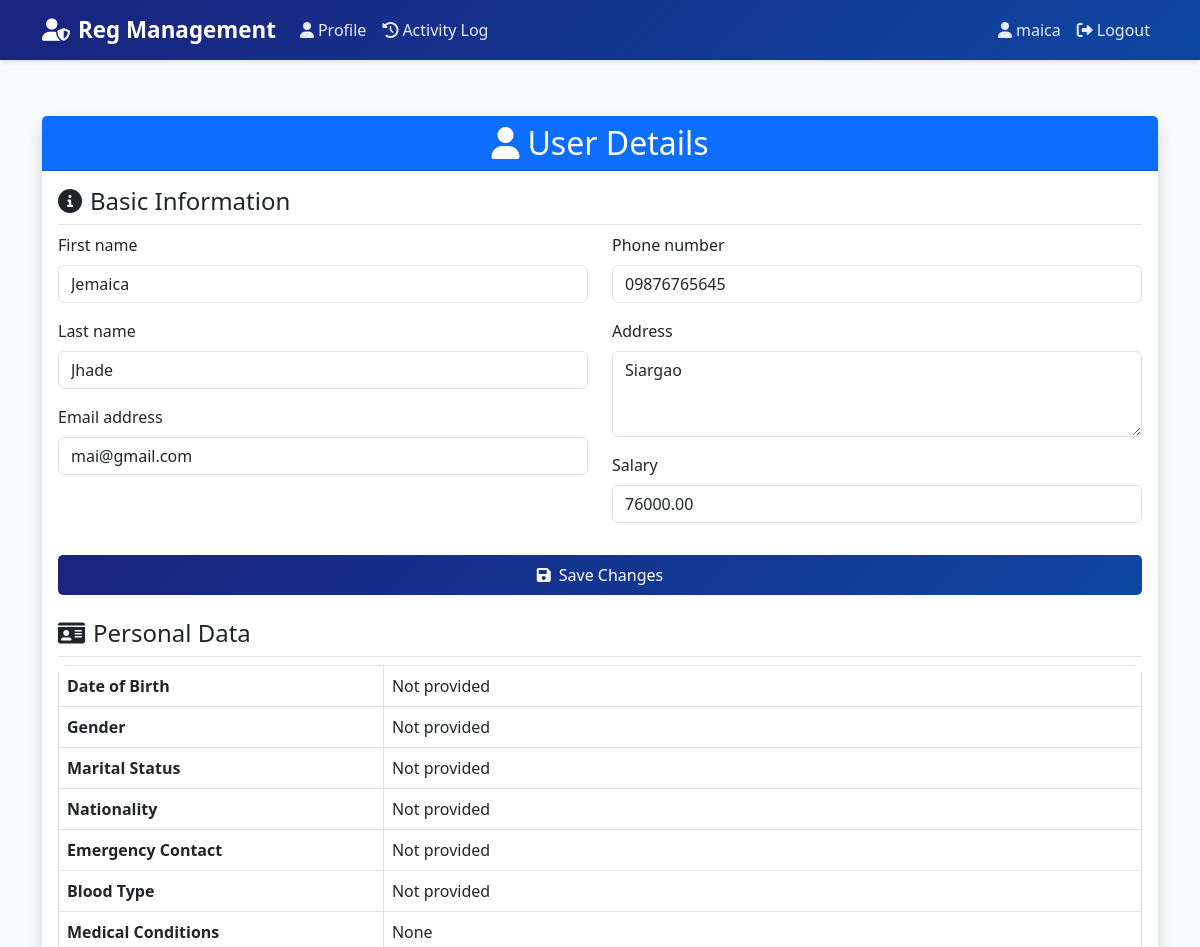
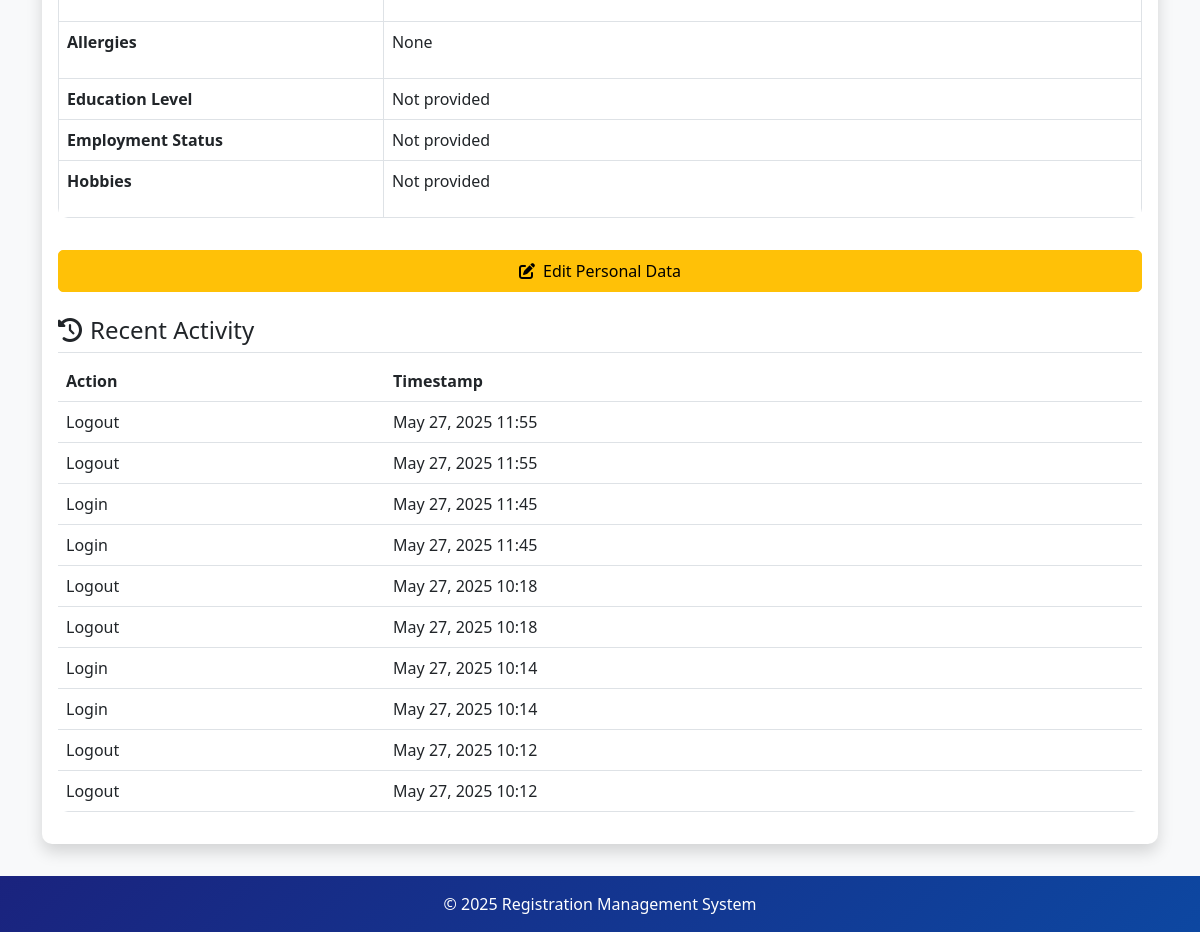
The app's page /users/8/ (signed in) with its own data (2 pictures, top to bottom).
### accounts/models.py (models this page shows, shortened)
class UserProfile(models.Model):
    USER_TYPE_CHOICES = [
        ('admin', 'Admin'),
        ('viewer', 'Viewer'),
    ]
    user = models.OneToOneField(User, on_delete=models.CASCADE, related_name='userprofile')
    id_number = models.CharField(max_length=20, unique=True, blank=True, null=True)
    user_type = models.CharField(max_length=10, choices=USER_TYPE_CHOICES, default='viewer')
    phone_number = models.CharField(max_length=20, blank=True, null=True)
    address = models.TextField(blank=True, null=True)
    salary = models.DecimalField(max_digits=10, decimal_places=2, null=True, blank=True)
    created_at = models.DateTimeField(auto_now_add=True)
    updated_at = models.DateTimeField(auto_now=True)
    @property
    def is_admin(self):
        return self.user_type == 'admin'

class PersonalData(models.Model):
    GENDER_CHOICES = [
        ('M', 'Male'),
        ('F', 'Female'),
        ('O', 'Other'),
    ]
    MARITAL_STATUS_CHOICES = [
        ('S', 'Single'),
        ('M', 'Married'),
        ('D', 'Divorced'),
        ('W', 'Widowed'),
    ]
    user = models.OneToOneField(User, on_delete=models.CASCADE, related_name='personal_data')
    date_of_birth = models.DateField(null=True, blank=True)
    age = models.IntegerField(null=True, blank=True)
    email = models.EmailField(null=True, blank=True)
    gender = models.CharField(max_length=10, choices=GENDER_CHOICES, null=True, blank=True)
    marital_status = models.CharField(max_length=20, choices=MARITAL_STATUS_CHOICES, null=True, blank=True)
    nationality = models.CharField(max_length=100, null=True, blank=True)
    emergency_contact_name = models.CharField(max_length=100, null=True, blank=True)
    emergency_contact_number = models.CharField(max_length=20, null=True, blank=True)
    blood_type = models.CharField(max_length=5, null=True, blank=True)
    medical_conditions = models.TextField(null=True, blank=True)
    allergies = models.TextField(null=True, blank=True)
    education_level = models.CharField(max_length=50, null=True, blank=True)
    employment_status = models.CharField(max_length=50, null=True, blank=True)
    hobbies = models.TextField(null=True, blank=True)
    voluntary_work = models.TextField(null=True, blank=True)
    civil_service_eligibility = models.CharField(max_length=100, null=True, blank=True)
    eligibility_rating = models.CharField(max_length=20, null=True, blank=True)
    eligibility_date = models.DateField(null=True, blank=True)
    eligibility_place = models.CharField(max_length=100, null=True, blank=True)
    eligibility_license = models.CharField(max_length=50, null=True, blank=True)
    position_title = models.CharField(max_length=100, null=True, blank=True)
    employer_name = models.CharField(max_length=100, null=True, blank=True)
    employer_address = models.TextField(null=True, blank=True)
    employment_start_date = models.DateField(null=True, blank=True)
    employment_end_date = models.DateField(null=True, blank=True)
    monthly_salary = models.DecimalField(max_digits=10, decimal_places=2, null=True, blank=True)
    salary_grade = models.CharField(max_length=20, null=True, blank=True)
    job_description = models.TextField(null=True, blank=True)

class ActivityLog(models.Model):
    LOGIN = 'login'
    LOGOUT = 'logout'
    ACTION_CHOICES = [
        (LOGIN, 'Login'),
        (LOGOUT, 'Logout'),
    ]
    user = models.ForeignKey(User, on_delete=models.CASCADE)
    action = models.CharField(max_length=10, choices=ACTION_CHOICES)
    timestamp = models.DateTimeField(auto_now_add=True)
    ip_address = models.GenericIPAddressField(null=True, blank=True)
    class Meta:
        ordering = ['-timestamp']

### accounts/views.py (the view)
# urls.py: path('users/<int:user_id>/', views.user_detail, name='user_detail'),
@login_required
@user_passes_test(is_admin)
def user_detail(request, user_id):
    user_obj = get_object_or_404(User, id=user_id)
    if not request.user.userprofile.is_admin and request.user != user_obj:
        messages.error(request, 'You do not have permission to view this profile.')
        return redirect('profile')
    if request.method == 'POST':
        user_form = UserEditForm(request.POST, instance=user_obj)
        profile_form = UserProfileForm(request.POST, instance=user_obj.userprofile)
        personal_data_form = PersonalDataForm(request.POST, instance=user_obj.personal_data)
        if user_form.is_valid() and profile_form.is_valid() and personal_data_form.is_valid():
            user_form.save()
            profile_form.save()
            personal_data_form.save()
            messages.success(request, 'User information updated successfully.')
            return redirect('user_detail', user_id=user_id)
    else:
        user_form = UserEditForm(instance=user_obj)
        profile_form = UserProfileForm(instance=user_obj.userprofile)
        personal_data_form = PersonalDataForm(instance=user_obj.personal_data)
    activity_logs = ActivityLog.objects.filter(user=user_obj).order_by('-timestamp')[:10]
    context = {
        'user_obj': user_obj,
        'user_form': user_form,
        'profile_form': profile_form,
        'personal_data_form': personal_data_form,
        'activity_logs': activity_logs,
        'is_admin': request.user.userprofile.is_admin,
    }
    return render(request, 'accounts/user_detail.html', context)

### accounts/templates/accounts/user_detail.html (shortened to what this page needs)
{% extends 'accounts/base.html' %}
{% load crispy_forms_tags %}
{% block content %}
<div class="container mt-4">
    <div class="row">
        <div class="col-md-12">
            <div class="card shadow">
                <div class="card-header bg-primary text-white">
                    <h2 class="text-center mb-0">
                        <i class="fas fa-user me-2"></i>User Details
                    </h2>
                </div>
                <div class="card-body">
                    <div class="row mb-4">
                        <div class="col-md-12">
                            <h4 class="border-bottom pb-2">
                                <i class="fas fa-info-circle me-2"></i>Basic Information
                            </h4>
                            <form method="post">
                                <div class="row">
                                    <div class="col-md-6">
                                        {{ user_form|crispy }}
                                    </div>
                                    <div class="col-md-6">
                                        {{ profile_form|crispy }}
                                    </div>
                                </div>
                                <div class="d-grid gap-2 mt-3">
                                    <button type="submit" class="btn btn-primary">
                                        <i class="fas fa-save me-2"></i>Save Changes
                                    </button>
                                </div>
                            </form>
                        </div>
                    </div>
                    <div class="row mb-4">
                        <div class="col-md-12">
                            <h4 class="border-bottom pb-2">
                                <i class="fas fa-id-card me-2"></i>Personal Data
                            </h4>
                            <div class="table-responsive">
                                <table class="table table-bordered">
                                    <tr>
                                        <th style="width: 30%">Date of Birth</th>
                                        <td>{{ user_obj.personal_data.date_of_birth|default:"Not provided" }}</td>
                                    </tr>
                                    <tr>
                                        <th>Gender</th>
                                        <td>{{ user_obj.personal_data.get_gender_display|default:"Not provided" }}</td>
                                    </tr>
                                    <tr>
                                        <th>Marital Status</th>
                                        <td>{{ user_obj.personal_data.get_marital_status_display|default:"Not provided" }}</td>
                                    </tr>
                                    <tr>
                                        <th>Nationality</th>
                                        <td>{{ user_obj.personal_data.nationality|default:"Not provided" }}</td>
                                    </tr>
                                    <tr>
                                        <th>Emergency Contact</th>
                                        <td>
                                            {% if user_obj.personal_data.emergency_contact_name %}
                                                {{ user_obj.personal_data.emergency_contact_name }}
                                                ({{ user_obj.personal_data.emergency_contact_number }})
                                            {% else %}
                                                Not provided
                                            {% endif %}
                                        </td>
                                    </tr>
                                    <tr>
                                        <th>Blood Type</th>
                                        <td>{{ user_obj.personal_data.blood_type|default:"Not provided" }}</td>
                                    </tr>
                                    <tr>
                                        <th>Medical Conditions</th>
                                        <td>{{ user_obj.personal_data.medical_conditions|default:"None"|linebreaks }}</td>
                                    </tr>
                                    <tr>
                                        <th>Allergies</th>
                                        <td>{{ user_obj.personal_data.allergies|default:"None"|linebreaks }}</td>
                                    </tr>
                                    <tr>
                                        <th>Education Level</th>
                                        <td>{{ user_obj.personal_data.education_level|default:"Not provided" }}</td>
                                    </tr>
                                    <tr>
                                        <th>Employment Status</th>
                                        <td>{{ user_obj.personal_data.employment_status|default:"Not provided" }}</td>
                                    </tr>
                                    <tr>
                                        <th>Hobbies</th>
                                        <td>{{ user_obj.personal_data.hobbies|default:"Not provided"|linebreaks }}</td>
                                    </tr>
                                </table>
                            </div>
                            {% if user_obj == request.user or is_admin %}
                            <div class="d-grid gap-2 mt-3">
                                <a href="{% url 'edit_personal_data' %}" class="btn btn-warning">
                                    <i class="fas fa-edit me-2"></i>Edit Personal Data
                                </a>
                            </div>
                            {% endif %}
                        </div>
                    </div>
                    <div class="row">
                        <div class="col-md-12">
                            <h4 class="border-bottom pb-2">
                                <i class="fas fa-history me-2"></i>Recent Activity
                            </h4>
                            <div class="table-responsive">
                                <table class="table table-hover">
                                    <thead>
                                        <tr>
                                            <th>Action</th>
                                            <th>Timestamp</th>
                                        </tr>
                                    </thead>
                                    <tbody>
                                        {% for log in activity_logs %}
                                        <tr>
                                            <td>{{ log.get_action_display }}</td>
                                            <td>{{ log.timestamp|date:"F j, Y H:i" }}</td>
                                        </tr>
                                        {% empty %}
                                        <tr>
                                            <td colspan="2" class="text-center">No activity recorded</td>
                                        </tr>
                                        {% endfor %}
                                    </tbody>
                                </table>
                            </div>
                        </div>
                    </div>
                </div>
            </div>
        </div>
    </div>
</div>
{% endblock %}

### accounts/templates/accounts/base.html (shortened to what this page needs)
<!DOCTYPE html>
<html lang="en">
<head>
    <link href="https://cdn.jsdelivr.net/npm/bootstrap@5.3.0/dist/css/bootstrap.min.css" rel="stylesheet">
    <link rel="stylesheet" href="https://cdnjs.cloudflare.com/ajax/libs/font-awesome/6.0.0/css/all.min.css">
</head>
<body>
    <nav class="navbar navbar-expand-lg navbar-dark">
        <div class="container">
            <a class="navbar-brand" href="{% url 'root' %}">
                <i class="fas fa-user-shield me-2"></i>Reg Management
            </a>
            <div class="collapse navbar-collapse" id="navbarNav">
                <ul class="navbar-nav me-auto">
                    {% if user.is_authenticated %}
                        <li class="nav-item">
                            <a class="nav-link" href="{% url 'profile' %}">
                                <i class="fas fa-user me-1"></i>Profile
                            </a>
                        </li>
                        <li class="nav-item">
                            <a class="nav-link" href="{% url 'activity_log' %}">
                                <i class="fas fa-history me-1"></i>Activity Log
                            </a>
                        </li>
                    {% endif %}
                </ul>
                <ul class="navbar-nav">
                    {% if user.is_authenticated %}
                        <li class="nav-item">
                            <span class="nav-link">
                                <i class="fas fa-user me-1"></i>{{ user.username }}
                            </span>
                        </li>
                        <li class="nav-item">
                            <a class="nav-link" href="{% url 'logout' %}">
                                <i class="fas fa-sign-out-alt me-1"></i>Logout
                            </a>
                        </li>
                    {% else %}
                        <li class="nav-item">
                            <a class="nav-link" href="{% url 'login' %}">
                                <i class="fas fa-sign-in-alt me-1"></i>Login
                            </a>
                        </li>
                    {% endif %}
                </ul>
            </div>
        </div>
    </nav>
    <div class="content-wrapper">
        {% block content %}{% endblock %}
    </div>
    <footer class="footer">
        <div class="container text-center">
            <span>© {% now "Y" %} Registration Management System</span>
        </div>
    </footer>
</body>
</html>

### records on screen
UserProfile: phone_number "09876765645", address "Siargao", salary "76000.00"
ActivityLog: action "Logout", timestamp "May 27, 2025 11:55"
ActivityLog: action "Logout", timestamp "May 27, 2025 11:55"
ActivityLog: action "Login", timestamp "May 27, 2025 11:45"
ActivityLog: action "Login", timestamp "May 27, 2025 11:45"
ActivityLog: action "Logout", timestamp "May 27, 2025 10:18"
ActivityLog: action "Logout", timestamp "May 27, 2025 10:18"
ActivityLog: action "Login", timestamp "May 27, 2025 10:14"
ActivityLog: action "Login", timestamp "May 27, 2025 10:14"
ActivityLog: action "Logout", timestamp "May 27, 2025 10:12"
ActivityLog: action "Logout", timestamp "May 27, 2025 10:12"

### other values on screen
{{ user.username }} "maica"
{{ user_obj.personal_data.date_of_birth|default:"Not provided" }} "Not provided"
{{ user_obj.personal_data.get_gender_display|default:"Not provided" }} "Not provided"
{{ user_obj.personal_data.nationality|default:"Not provided" }} "Not provided"
{{ user_obj.personal_data.blood_type|default:"Not provided" }} "Not provided"
{{ user_obj.personal_data.medical_conditions|default:"None"|linebreaks }} "None"
{{ user_obj.personal_data.allergies|default:"None"|linebreaks }} "None"
{{ user_obj.personal_data.education_level|default:"Not provided" }} "Not provided"
{{ user_obj.personal_data.employment_status|default:"Not provided" }} "Not provided"
{{ user_obj.personal_data.hobbies|default:"Not provided"|linebreaks }} "Not provided"
